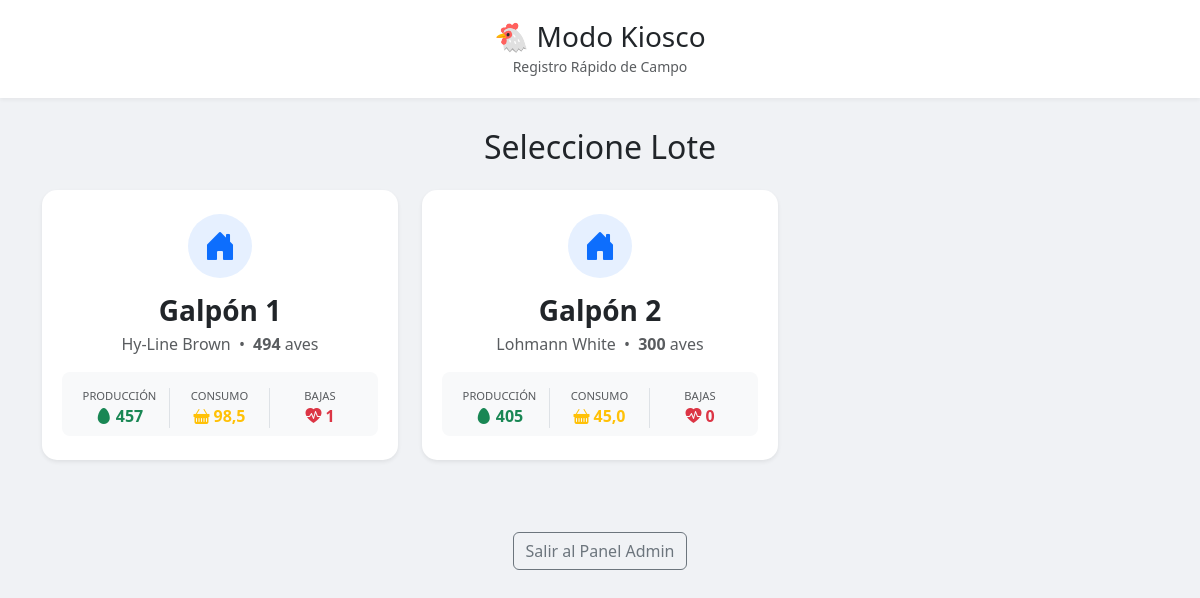
/kiosco/, run on the app's committed database.
### Gestion/models.py (models this page shows, shortened)
class Lote(models.Model):
    id_lote = models.AutoField(primary_key=True)
    galpon = models.ForeignKey(Galpon, on_delete=models.CASCADE)
    raza = models.CharField(max_length=100)
    fecha_inicio = models.DateField(default=timezone.now)
    aves_iniciales = models.IntegerField()
    aves_actuales = models.IntegerField(editable=False) # Updated by signal
    estado = models.BooleanField(default=True) # Active=True, Closed=False
    fecha_proxima_vacuna = models.DateField(null=True, blank=True)

class Galpon(models.Model):
    id_galpon = models.AutoField(primary_key=True)
    nombre = models.CharField(max_length=100)
    capacidad_max = models.IntegerField()

### Kiosco/views.py (the view)
# urls.py: path('', views.index, name='index'),
def index(request):
    lotes = Lote.objects.filter(estado=True).order_by('galpon__nombre')
    today = timezone.now()
    lotes_stats = []
    for lote in lotes:
        prod = MovimientoInterno.objects.filter(
            lote=lote,
            tipo_movimiento=TipoMovimiento.PRODUCCION,
            fecha__date=today
        ).aggregate(Sum('cantidad'))['cantidad__sum'] or 0
        cons = MovimientoInterno.objects.filter(
            lote=lote,
            tipo_movimiento=TipoMovimiento.CONSUMO,
            fecha__date=today
        ).aggregate(Sum('cantidad'))['cantidad__sum'] or 0
        bajas = RegistroBajas.objects.filter(
            lote=lote,
            fecha__date=today
        ).aggregate(Sum('cantidad'))['cantidad__sum'] or 0
        lotes_stats.append({
            'lote': lote,
            'produccion_hoy': int(prod),
            'consumo_hoy': cons,
            'bajas_hoy': int(bajas)
        })
    return render(request, 'Kiosco/index.html', {'lotes_stats': lotes_stats})

### Kiosco/templates/Kiosco/index.html (shortened to what this page needs)
{% extends 'Kiosco/base_kiosco.html' %}
{% block content %}
<h2 class="text-center mb-4">Seleccione Lote</h2>
<div class="row">
    {% for item in lotes_stats %}
    <div class="col-md-6 col-lg-4 mb-4">
        <div class="card h-100 shadow-sm border-0 hover-shadow"
            style="border-radius: 15px; overflow: hidden; transition: transform 0.2s;">
            <a href="{% url 'kiosco-menu' item.lote.pk %}" class="text-decoration-none text-dark stretched-link">
                <div class="card-body text-center p-4">
                    <div class="mb-3">
                        <span class="badge bg-primary bg-opacity-10 text-primary p-3 rounded-circle">
                            <i class="bi bi-house-door-fill fs-2"></i>
                        </span>
                    </div>
                    <h3 class="card-title fw-bold mb-1">{{ item.lote.galpon.nombre }}</h3>
                    <p class="text-muted mb-4">{{ item.lote.raza }} <span class="mx-1">•</span> <strong>
                            {{ item.lote.aves_actuales }}</strong> aves</p>
                    <div class="row g-2 text-start bg-light rounded-3 p-2">
                        <div class="col-4 text-center border-end">
                            <small class="d-block text-muted text-uppercase"
                                style="font-size: 0.7rem;">Producción</small>
                            <span class="text-success fw-bold">
                                <i class="bi bi-egg-fill me-1"></i>{{ item.produccion_hoy }}
                            </span>
                        </div>
                        <div class="col-4 text-center border-end">
                            <small class="d-block text-muted text-uppercase" style="font-size: 0.7rem;">Consumo</small>
                            <span class="text-warning fw-bold">
                                <i class="bi bi-basket-fill me-1"></i>{{ item.consumo_hoy|floatformat:1  }}
                            </span>
                        </div>
                        <div class="col-4 text-center">
                            <small class="d-block text-muted text-uppercase" style="font-size: 0.7rem;">Bajas</small>
                            <span class="text-danger fw-bold">
                                <i class="bi bi-heart-pulse-fill me-1"></i>{{ item.bajas_hoy }}
                            </span>
                        </div>
                    </div>
                </div>
            </a>
        </div>
    </div>
    {% empty %}
    <div class="col-12 text-center">
        <div class="alert alert-warning">No hay lotes activos.</div>
        <a href="/" class="btn btn-secondary">Ir al Panel de Administración</a>
    </div>
    {% endfor %}
</div>
<div class="text-center mt-5">
    <a href="/" class="btn btn-outline-secondary">Salir al Panel Admin</a>
</div>
{% endblock %}

### Kiosco/templates/Kiosco/base_kiosco.html (style rules this page uses)
body { background-color: #f0f2f5; }

### data on the page
Lote: lote.galpon.nombre "Galpón 1", lote.raza "Hy-Line Brown", lote.aves_actuales "494", produccion_hoy "457", consumo_hoy "98,5", bajas_hoy "1"
Lote: lote.galpon.nombre "Galpón 2", lote.raza "Lohmann White", lote.aves_actuales "300", produccion_hoy "405", consumo_hoy "45,0", bajas_hoy "0"
